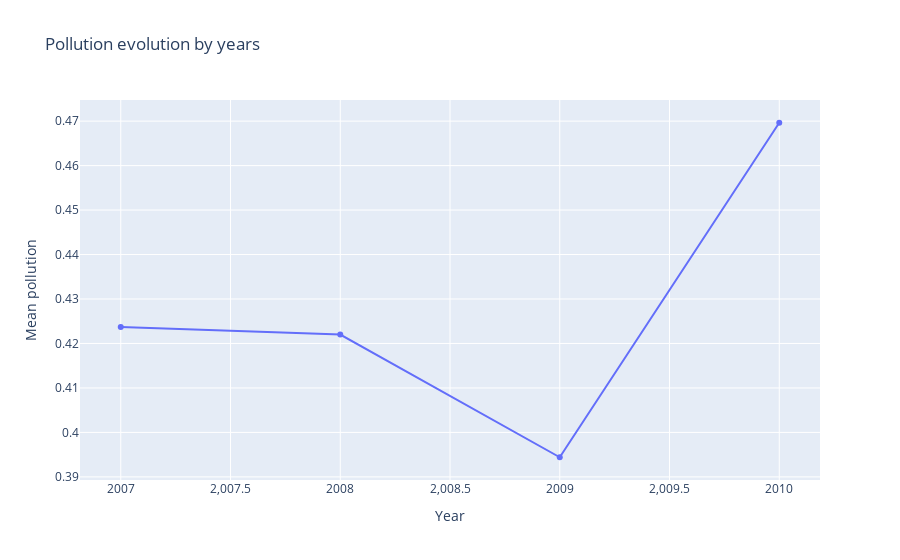
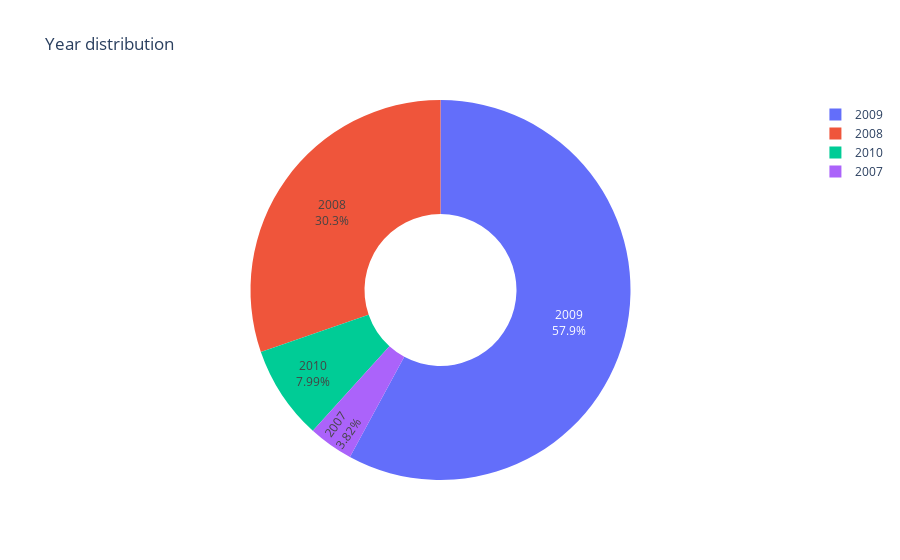

Notebook code for these charts, in order:
### Markdown cell above
### d - Average polution by years

### Code cell
average_pollution_by_year = df.groupby('year')['polution'].mean().reset_index()

fig = px.line(average_pollution_by_year, x='year', y='polution', 
              title='Pollution evolution by years', markers=True)

fig.update_layout(xaxis_title='Year', yaxis_title='Mean pollution', showlegend=False)

fig.show()

year_counts = df['year'].value_counts().reset_index()
year_counts.columns = ['Year', 'Count']

fig = px.pie(year_counts, values='Count', names='Year', 
             title='Year distribution', hole=0.4)

fig.update_traces(textposition='inside', textinfo='percent+label')

fig.show()

### Figure 1 — Plotly figure (JSON) as saved in the notebook; plotly's stock layout.template omitted (floating-point values rounded to 4 significant figures)
{"data": [{"hovertemplate": "year=%{x}<br>polution=%{y}<extra></extra>", "legendgroup": "", "line": {"color": "#636efa", "dash": "solid"}, "marker": {"symbol": "circle"}, "mode": "lines+markers", "name": "", "orientation": "v", "showlegend": false, "type": "scatter", "x": [2007, 2008, 2009, 2010], "xaxis": "x", "y": [0.4237, 0.422, 0.3944, 0.4696], "yaxis": "y"}], "layout": {"legend": {"tracegroupgap": 0}, "showlegend": false, "title": {"text": "Pollution evolution by years"}, "xaxis": {"anchor": "y", "domain": [0, 1], "title": {"text": "Year"}}, "yaxis": {"anchor": "x", "domain": [0, 1], "title": {"text": "Mean pollution"}}}}

### Figure 2 — Plotly figure (JSON) as saved in the notebook; plotly's stock layout.template omitted (floating-point values rounded to 4 significant figures)
{"data": [{"domain": {"x": [0, 1], "y": [0, 1]}, "hole": 0.4, "hovertemplate": "Year=%{label}<br>Count=%{value}<extra></extra>", "labels": [2009, 2008, 2010, 2007], "legendgroup": "", "name": "", "showlegend": true, "textinfo": "percent+label", "textposition": "inside", "type": "pie", "values": [1790, 936, 247, 118]}], "layout": {"legend": {"tracegroupgap": 0}, "title": {"text": "Year distribution"}}}
